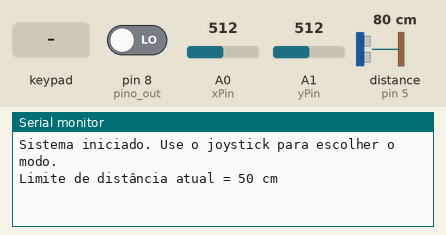
A sketch run on a simulated Arduino Mega 2560, built with avr-gcc and run on an emulated ATmega2560. On the bench: the last lines printed to the serial monitor. Inputs (shaded band) come from the test bench; at power-on: A0 (xPin) = 512, A1 (yPin) = 512, pin 8 (pino_out) LOW, distance to the obstacle (sensor on pin 5) 80 cm.

Above: at 1.4 s.
1.5 s: A0 (xPin) set to 716
At 2.7 s:
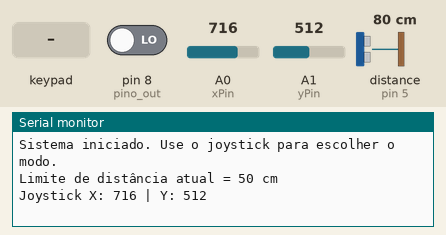
3.0 s: A1 (yPin) set to 40
At 4.4 s:
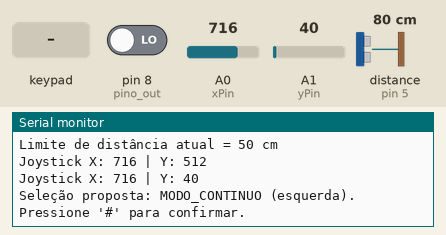
4.7 s: key '1' pressed
At 5.6 s:
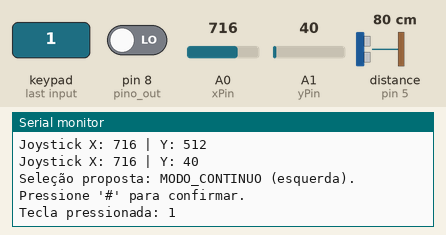
6.2 s: keypad keys 3 0 3 2 3 4 3 6 # pressed 0.4 s apart
At 10.2 s:
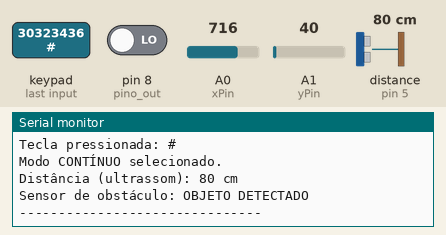
11.3 s: key 'A' pressed
At 11.44 s:
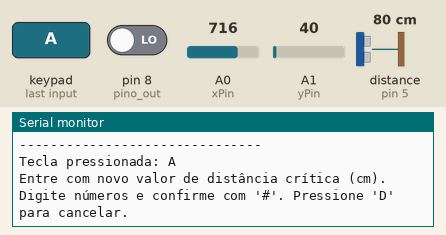
12.8 s: keypad keys 3 0 3 2 3 4 3 6 D pressed 0.4 s apart
At 16.26 s:
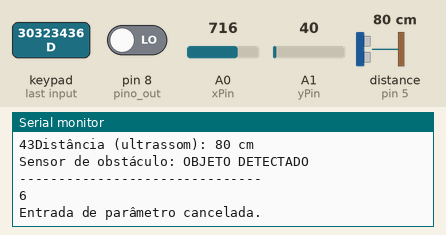
Timing chart, 0 to 17.8 s (numbered marks = the images above; inputs shaded):
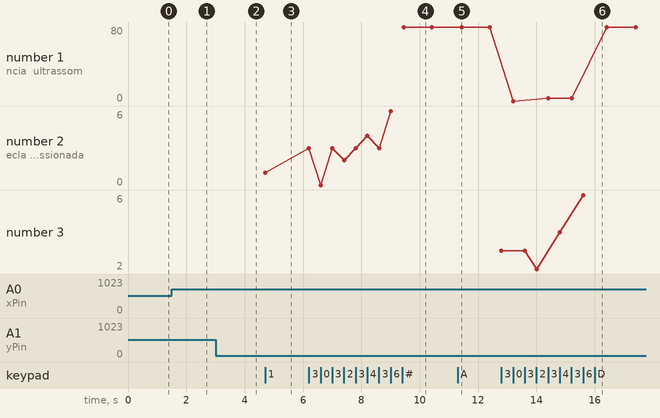

Measured:
- after the input at 1.5 s, the serial monitor: prints a new line at once (image 1)
- after the input at 3.0 s, the serial monitor: prints a new line at once (image 2)
- after the input at 4.7 s, the serial monitor: prints a new line at once (image 3)
- after the input at 6.2 s, the serial monitor: prints a new line at once (image 4)
- after the input at 11.3 s, the serial monitor: prints a new line at once (image 5)
- after the input at 12.8 s, the serial monitor: prints a new line at once (image 6)
- plotted number 2: 1 → 6 after the input at 6.2 s

The sketch:

Trabalhoap1-3.ino
```cpp
/*
INTEGRANTES DO GRUPO GOAT:

Bernardo Brandão - 202501000339 - TA
João Gabriel de Oliveira - 202401667145 - TA
João Gabriel Teodósio - 202502876378 - TA
Letícia Valladão - 202501001637 - TA

*/

#include <Keypad.h> // Biblioteca teclado
#include <Ultrasonic.h> // Biblioteca sensor ultrassônico

#define pino_out 8 // sensor de obstáculo (infravermelho)

// Pinos do joystick
const int xPin = A0; // Vertical (cima/baixo)
const int yPin = A1; // Horizontal (esquerda/direita)

// Teclado matricial
const byte LINHAS = 4;
const byte COLUNAS = 4;
const char TECLAS_MATRIZ[LINHAS][COLUNAS] = {
  {'1','2','3','A'},
  {'4','5','6','B'},
  {'7','8','9','C'},
  {'*','0','#','D'}
};
const byte PINOS_LINHAS[LINHAS] = {30, 32, 34, 36};
const byte PINOS_COLUNAS[COLUNAS] = {38, 40, 42, 44};
Keypad teclado = Keypad(makeKeymap(TECLAS_MATRIZ), PINOS_LINHAS, PINOS_COLUNAS, LINHAS, COLUNAS);

// Sensor ultrassônico
Ultrasonic ultrassom(4, 5);
long distancia = 0;

// Modos
enum Modo { MODO_IDLE, MODO_CONTINUO, MODO_SOB_DEMANDA, MODO_TESTE };
Modo modoAtual = MODO_IDLE;
Modo ultimoProposto = MODO_IDLE;

// Timing
unsigned long ultimaLeituraMillis = 0;
const unsigned long intervaloContinuo = 1000;

// Parâmetros
int limiteDistancia = 50; // padrão, caso o usuário não queira trocar
bool emModoEntradaParametro = false;
String bufferParametro = "";

// Joystick thresholds
const int JOY_LOW = 100;
const int JOY_HIGH = 900;


// Evitar spam do joystick: lembrar último valor significativo
int ultimoEixoX = 512;
int ultimoEixoY = 512;

void setup() {
  pinMode(pino_out, INPUT);
  Serial.begin(9600);
  delay(200);
  Serial.println("Sistema iniciado. Use o joystick para escolher o modo.");
  Serial.print("Limite de distância atual = ");
  Serial.print(limiteDistancia);
  Serial.println(" cm");
}

void loop() {

  // Leitura do teclado
  leTeclado();

  // Mostrar sensores no modo contínuo
  if (modoAtual == MODO_CONTINUO) {
    unsigned long now = millis();
    if (now - ultimaLeituraMillis >= intervaloContinuo) {
      ultimaLeituraMillis = now;
      leSensores();
      exibeResultados(true);
    }
  }

  // Sempre checamos joystick para permitir ao usuário a mudança de modo
  leJoystick();
}

// ========== Funções ==========

void leJoystick() {
  int eixoX = analogRead(xPin); // vertical
  int eixoY = analogRead(yPin); // horizontal

  // Só imprimimos valores brutos quando houve movimento significativo (evita spam)
  if (abs(eixoX - ultimoEixoX) > 30 || abs(eixoY - ultimoEixoY) > 30) {
    Serial.print("Joystick X: ");
    Serial.print(eixoX);
    Serial.print(" | Y: ");
    Serial.println(eixoY);
    ultimoEixoX = eixoX;
    ultimoEixoY = eixoY;
    delay(200);
  }

  // Detectar proposta de modo segundo especificação:
  // Esquerda -> MODO_CONTINUO
  // Direita  -> MODO_SOB_DEMANDA
  // Cima     -> MODO_TESTE
  Modo proposto = MODO_IDLE;

  // Horizontal: esquerda / direita
  bool movedYLow  = eixoY < JOY_LOW;
  bool movedYHigh = eixoY > JOY_HIGH;

  if (movedYLow)  proposto = MODO_CONTINUO;     // esquerda
  else if (movedYHigh) proposto = MODO_SOB_DEMANDA; // direita

  // Vertical: cima (MODO_TESTE)
  bool movedXLow  = eixoX < JOY_LOW;
  bool movedXHigh = eixoX > JOY_HIGH;

  if (movedXHigh) { // cima tem prioridade se você estiver empurrando diagonal
    proposto = MODO_TESTE;
  }

  // Se proposta mudou, informe o usuário
  if (proposto != ultimoProposto) {
    ultimoProposto = proposto;
    switch (proposto) {
      case MODO_CONTINUO:
        Serial.println();
        Serial.println("Seleção proposta: MODO_CONTINUO (esquerda). Pressione '#' para confirmar.");
        break;
      case MODO_SOB_DEMANDA:
        Serial.println();
        Serial.println("Seleção proposta: MODO_SOB_DEMANDA (direita). Pressione '#' para confirmar.");
        break;
      case MODO_TESTE:
        Serial.println();
        Serial.println("Seleção proposta: MODO_TESTE (cima). Pressione '#' para confirmar.");
        break;
      default:
        // sem seleção
        break;
    }
  }
}

void leTeclado() {
  char key = teclado.getKey();
  if (!key) return;

  // Se no modo de entrada de parâmetro (pressionou 'A' antes)
  if (emModoEntradaParametro) {
    if (key >= '0' && key <= '9') {
      bufferParametro += key;
      Serial.print(key);
    } else if (key == '#') {
      if (bufferParametro.length() > 0) {
        int novo = bufferParametro.toInt();
        limiteDistancia = max(0, novo);
        Serial.println();
        Serial.print("Parâmetro atualizado: distância crítica = ");
        Serial.print(limiteDistancia);
        Serial.println(" cm.");
      } else {
        Serial.println();
        Serial.println("Entrada vazia. Nenhuma alteração feita.");
      }
      bufferParametro = "";
      emModoEntradaParametro = false;
    } else if (key == 'D') { // cancelar com D
      bufferParametro = "";
      emModoEntradaParametro = false;
      Serial.println();
      Serial.println("Entrada de parâmetro cancelada.");
    }
    return;
  }

  // Saída referente às teclas pressionadas (exigência do trabalho);
  Serial.println();
  Serial.print("Tecla pressionada: ");
  Serial.println(key);

  // Confirmar modo com '#'
  if (key == '#') {
    if (ultimoProposto != MODO_IDLE) {
      modoAtual = ultimoProposto;
      switch (modoAtual) {

        case MODO_CONTINUO:
        Serial.println();
        Serial.println("Modo CONTÍNUO selecionado."); break;

        case MODO_SOB_DEMANDA:
        Serial.println();
        Serial.println("Modo SOB DEMANDA selecionado.");
        Serial.println("Pressione 'A' para editar o limite seguro de distância.");
        Serial.println("Pressione '*' para realizar o monitoramento. ");
        Serial.println(); break;

        case MODO_TESTE:
        Serial.println();
        Serial.println("Modo TESTE selecionado.");
        realizaTesteSensores();

        // retorna para o idle após o teste
        modoAtual = MODO_IDLE;
        Serial.println("Voltando para modo IDLE. Use joystick para escolher outro modo."); break;

        default: break;
      }

    } else {

      int eixoX = analogRead(xPin), eixoY = analogRead(yPin);

      // usar mesma lógica de mapeamento
      bool movedYLow  = eixoY < JOY_LOW;
      bool movedYHigh = eixoY > JOY_HIGH;
      bool movedXHigh = eixoX > JOY_HIGH;

      if (movedYLow) { modoAtual = MODO_CONTINUO; Serial.println("Modo CONTÍNUO selecionado (fallback)."); }
      else if (movedYHigh) { modoAtual = MODO_SOB_DEMANDA; Serial.println("Modo SOB DEMANDA selecionado (fallback)."); }
      else if (movedXHigh) { modoAtual = MODO_TESTE; Serial.println("Modo TESTE selecionado (fallback)."); realizaTesteSensores(); modoAtual = MODO_IDLE; }
      else Serial.println("Nenhuma seleção detectada no joystick. Não foi alterado.");
    }

    return;
  }

  // '*' para leitura sob demanda
  if (key == '*') {
    if (modoAtual == MODO_SOB_DEMANDA) {
      leSensores();
      exibeResultados(true);
    } else {
      Serial.println("'*' apenas realiza leitura quando em Modo Sob Demanda.");
    }
    return;
  }

  // 'A' entra em modo de edição do parâmetro distância
  if (key == 'A') {
    emModoEntradaParametro = true;
    bufferParametro = "";
    Serial.println("Entre com novo valor de distância crítica (cm). Digite números e confirme com '#'. Pressione 'D' para cancelar.");
    return;
  }
}

void leSensores() {
  distancia = ultrassom.Ranging(CM);
}

void exibeResultados(bool checarAlerta) {
  Serial.print("Distância (ultrassom): ");
  Serial.print(distancia);
  Serial.println(" cm");

  int estadoObst = digitalRead(pino_out);
  if (estadoObst == LOW) Serial.println("Sensor de obstáculo: OBJETO DETECTADO");
  else Serial.println("Sensor de obstáculo: Nenhum objeto detectado");

  if (checarAlerta) {
    if (distancia > 0 && distancia <= limiteDistancia) {
      Serial.println("ALERTA: distância inferior ao limite!");
    }
  }
  Serial.println("-------------------------------");
}

void realizaTesteSensores() {
  Serial.println();
  Serial.println("=== INICIANDO TESTE DE SENSORES ===");
  leSensores();
  Serial.print("Teste - Ultrassom: leitura atual = ");
  Serial.print(distancia);
  Serial.println(" cm");
  if (distancia > 0) Serial.println("Sensor de distância OK");
  else Serial.println("Sensor de distância: leitura inválida (verifique conexões)");

  int estadoObst = digitalRead(pino_out);
  if (estadoObst == LOW) Serial.println("Sensor de obstáculo OK - detecta objeto (estado LOW).");
  else Serial.println("Sensor de obstáculo OK - sem objeto (estado HIGH).");

  Serial.println();
  Serial.println("=== FIM DO TESTE ===");
}
```
